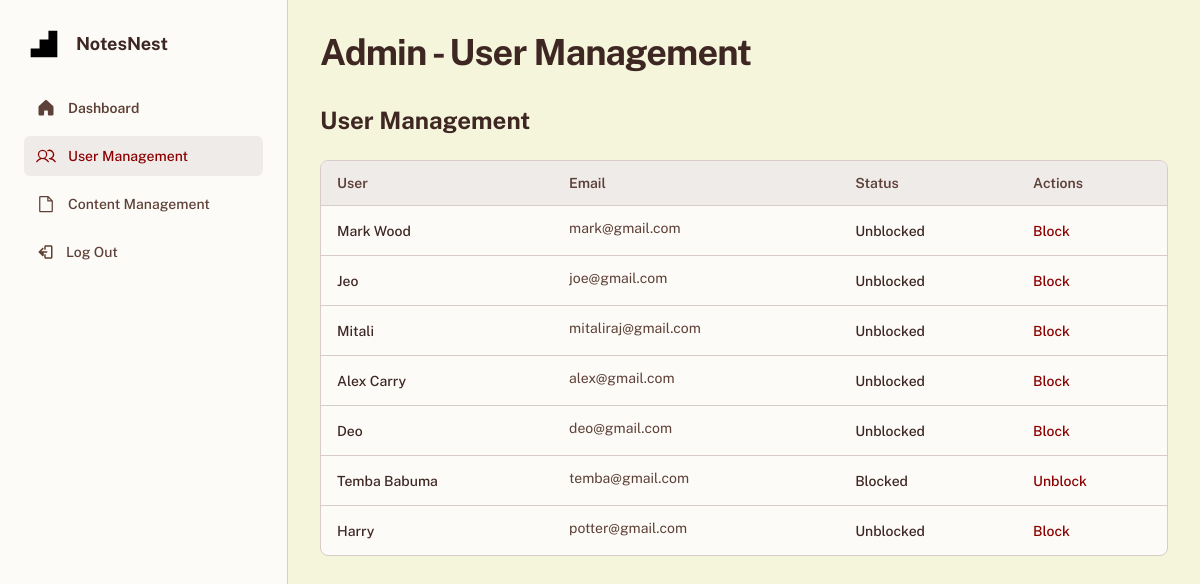
The app's page /Admin/userManagment.php (signed in) with its own data.
### tables this page shows
CREATE TABLE `tbl_user` (
  `user_id` int(11) NOT NULL,
  `name` varchar(20) NOT NULL,
  `user_name` varchar(20) NOT NULL,
  `phone_no` bigint(20) NOT NULL,
  `email` varchar(50) NOT NULL,
  `password` varchar(200) NOT NULL,
  `role_id` tinyint(4) NOT NULL,
  `isBlocked` tinyint(1) NOT NULL DEFAULT 0,
  `createdAt` datetime NOT NULL DEFAULT current_timestamp()
);

### Admin/userManagment.php (the view, shortened to what this page needs)
<?php
$conn = new mysqli("localhost", "root", "", "notesnest_db");
$q = "SELECT user_id, user_name, email, isBlocked FROM tbl_user WHERE role_id = 2 ORDER BY createdAt DESC";
$res = $conn->query($q);
?>
<!DOCTYPE html>
<html lang="en">
<head>
    <script src="https://cdn.tailwindcss.com?plugins=forms,container-queries"></script>
</head>
<body class="bg-[var(--background-light)]" style='font-family: "Public Sans", sans-serif;'>
    <div class="min-h-screen md:flex">
        <aside id="sidebar" class="hidden md:flex fixed top-0 left-0 w-72 h-full bg-[var(--background-paper)] border-r border-[var(--border-color)] p-6 flex-col justify-between z-30">
            <div class="flex flex-col gap-6">
                <div class="flex items-center gap-3">
                    <div class="w-10 h-10 rounded-md flex items-center justify-center">
                        <svg class="h-8 w-8 text-[var(--primary-color)]" fill="none" viewBox="0 0 48 48" xmlns="http://www.w3.org/2000/svg">
                            <path d="M44 4H30.6666V17.3334H17.3334V30.6666H4V44H44V4Z" fill="currentColor"></path>
                        </svg>
                    </div>
                    <h1 class="text-[var(--text-dark-brown)] text-lg font-bold">NotesNest</h1>
                </div>
                <nav class="flex flex-col gap-2">
                    <a class="flex items-center gap-3 px-3 py-2.5 rounded-md hover:bg-[#efebe9] text-[var(--text-brown)]" href="index.php">
                        <p class="text-sm font-semibold">Dashboard</p>
                    </a>
                    <a class="flex items-center gap-3 px-3 py-2.5 rounded-md bg-[#efebe9] text-[var(--accent-red)]" href="#">
                        <p class="text-sm font-medium">User Management</p>
                    </a>
                    <a class="flex items-center gap-3 px-3 py-2.5 rounded-md hover:bg-[#efebe9] text-[var(--text-brown)]" href="contentManagment.php">
                        <p class="text-sm font-medium">Content Management</p>
                    </a>
                    <a class="flex items-center gap-3 px-3 py-2.5 rounded-md hover:bg-[#efebe9] text-[var(--text-brown)]" href="LogOutAdmin.php">
                        <svg xmlns="http://www.w3.org/2000/svg" height="18" width="18" viewBox="0 0 24 24" fill="currentColor"><path d="M0 0h24v24H0z" fill="none"/><path d="M13 3c-1.1 0-2 .9-2 2v4h2V5h7v14h-7v-4h-2v4c0 1.1.9 2 2 2h7c1.1 0 2-.9 2-2V5c0-1.1-.9-2-2-2h-7zm-2.59 7.41L7 13h8v-2H7l3.41-3.41L9 6l-6 6 6 6 1.41-1.41z"/></svg>
                        <p class="text-sm font-medium">Log Out</p>
                    </a>
                </nav>
            </div>
        </aside>
        <main class="flex-1 md:ml-72 p-4 md:p-8">
            <div class="max-w-5xl mx-auto">
                <header class="mb-8 flex justify-between items-center">
                    <h1 class="text-3xl md:text-4xl font-bold text-[var(--text-dark-brown)] tracking-tight">Admin - User Management</h1>
                </header>
                <section class="mb-10">
                    <h2 class="text-2xl font-bold text-[var(--text-dark-brown)] mb-6">User Management</h2>
                    <div class="bg-[var(--background-paper)] rounded-lg border border-[var(--border-color)] overflow-x-auto">
                        <table class="w-full text-left min-w-[640px]">
                            <thead class="bg-[#efebe9] border-b border-[var(--border-color)]">
                                <tr>
                                    <th class="px-4 py-3 text-sm font-semibold text-[var(--text-brown)]">User</th>
                                    <th class="px-4 py-3 text-sm font-semibold text-[var(--text-brown)]">Email</th>
                                    <th class="px-4 py-3 text-sm font-semibold text-[var(--text-brown)]">Status</th>
                                    <th class="px-4 py-3 text-sm font-semibold text-[var(--text-brown)]">Actions</th>
                                </tr>
                            </thead>
                            <tbody class="divide-y divide-[var(--border-color)]">
                                <?php
                                if ($res) {
                                    while ($row = $res->fetch_assoc()) {
                                        $userId = (int)$row['user_id'];
                                        $userName = htmlspecialchars($row['user_name']);
                                        $email = htmlspecialchars($row['email']);
                                        $isBlocked = (int)$row['isBlocked'];
                                        $statusLabel = $isBlocked ? 'Blocked' : 'Unblocked';
                                        echo "<tr>";
                                        echo "<td class='px-4 py-3 whitespace-nowrap'><p class='text-sm font-medium text-[var(--text-dark-brown)]'>{$userName}</p></td>";
                                        echo "<td class='px-4 py-3 whitespace-nowrap text-sm text-[var(--text-brown)]'><span class='truncate-ellipsis inline-block'>{$email}</span></td>";
                                        echo "<td class='px-4 py-3 whitespace-nowrap'><p class='text-sm font-medium text-[var(--text-dark-brown)]'>{$statusLabel}</p></td>";
                                        echo "<td class='px-4 py-3 whitespace-nowrap text-sm font-medium'>";
                                        if ($isBlocked) {
                                            echo "<a class='text-[var(--accent-red)] hover:text-[var(--accent-light-red)]' href='unblockUser.php?user_id={$userId}'>Unblock</a>";
                                        } else {
                                            echo "<a class='text-[var(--accent-red)] hover:text-[var(--accent-light-red)]' href='blockUser.php?user_id={$userId}'>Block</a>";
                                        }
                                        echo "</td>";
                                        echo "</tr>";
                                    }
                                } else {
                                    echo "<tr><td class='px-4 py-3' colspan='4'>No users found.</td></tr>";
                                }
                                ?>
                            </tbody>
                        </table>
                    </div>
                </section>
            </div>
        </main>
    </div>
</body>
</html>

### Admin/userManagment.php (style rules this page uses)
:root { --background-light: #f5f5dc; --background-paper: #fdfbf7; --text-brown: #5d4037; --text-dark-brown: #3e2723; --accent-red: #8B0000; --accent-light-red: #a52a2a; --border-color: #d7ccc8; }
.truncate-ellipsis { max-width: 220px; overflow: hidden; text-overflow: ellipsis; white-space: nowrap; }

### records on screen
tbl_user: user_name "Mark Wood", email "mark@gmail.com", isBlocked "Unblocked"
tbl_user: user_name "Jeo", email "joe@gmail.com", isBlocked "Unblocked"
tbl_user: user_name "Mitali", email "mitaliraj@gmail.com", isBlocked "Unblocked"
tbl_user: user_name "Alex Carry", email "alex@gmail.com", isBlocked "Unblocked"
tbl_user: user_name "Deo", email "deo@gmail.com", isBlocked "Unblocked"
tbl_user: user_name "Temba Babuma", email "temba@gmail.com", isBlocked "Blocked"
tbl_user: user_name "Harry", email "potter@gmail.com", isBlocked "Unblocked"
